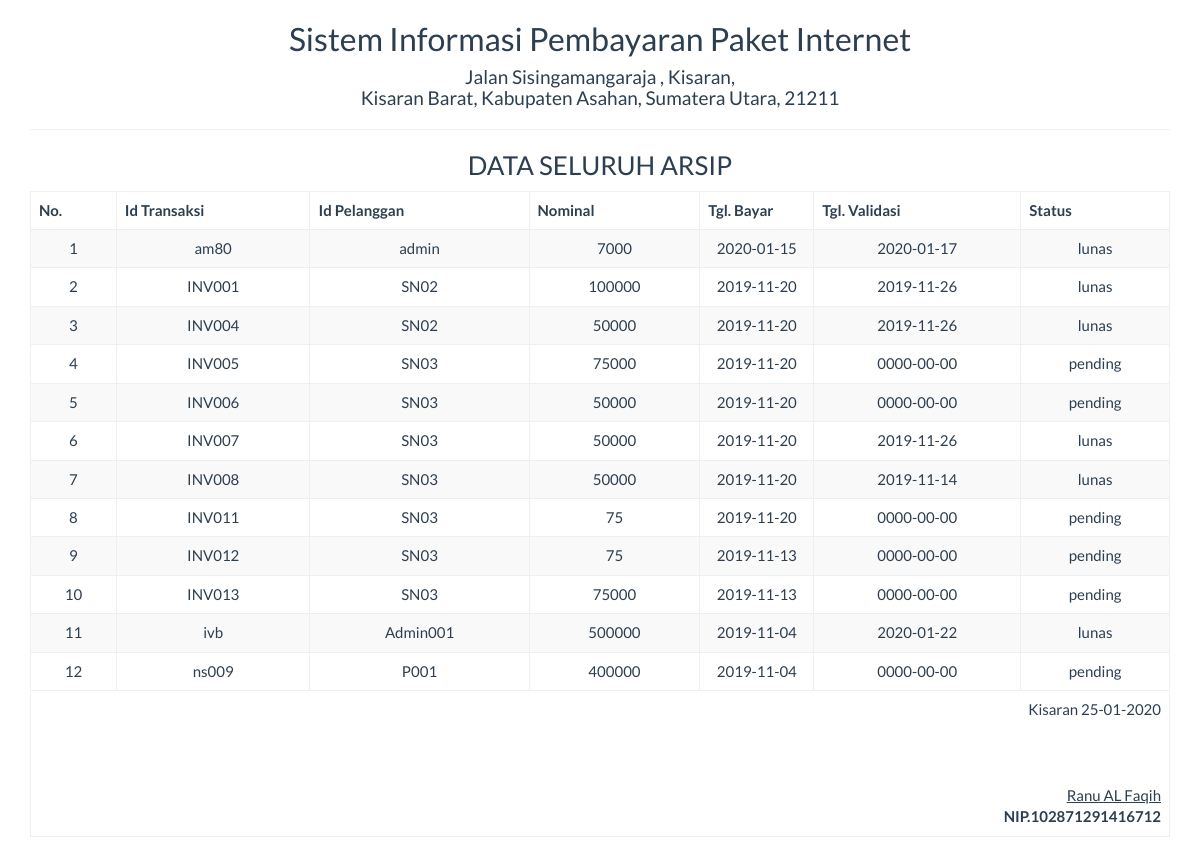
Page /report/arsip_semua.php on the committed database.
### tables this page shows
CREATE TABLE IF NOT EXISTS `t_transaksi` (
  `id_transaksi` varchar(30) NOT NULL,
  `id_pelanggan` varchar(50) NOT NULL,
  `nominal` int(7) NOT NULL,
  `bukti` varchar(50) NOT NULL,
  `tgl_bayar` date NOT NULL,
  `tgl_validasi` date NOT NULL,
  `status` enum('pending','lunas') NOT NULL
);

### report/arsip_semua.php (the view, shortened to what this page needs)
<!DOCTYPE html>
<html>
    <head>
        <link href="../Assets/css/bootstrap.min.css" rel="stylesheet" type="text/css"/>
    </head>
    <body onload="print()">
        <?php
        include '../config/koneksi.php';
        ?>
        <div class="container">
            <div class='row'>
                <div class="col-sm-12">
                    <div class="text-center">
                        <h2>Sistem Informasi Pembayaran Paket Internet </h2>
                        <h4>Jalan Sisingamangaraja , Kisaran,  <br> Kisaran Barat, Kabupaten Asahan, Sumatera Utara, 21211</h4>
                        <hr>
                        <h3>DATA SELURUH ARSIP</h3>
                        <table class="table table-bordered table-striped table-hover">
                        <tbody>
                                <thead>
								<tr>
                                <th>No.</th><th width="17%">Id Transaksi</th><th>Id Pelanggan</th><th width="15%">Nominal</th><th width="10%">Tgl. Bayar</th><th>Tgl. Validasi</th><th>Status</th>
                            </tr>
								</thead>
							<tbody>
                            <?php
                            $sql = "SELECT * FROM t_transaksi";
                            $query = mysqli_query($koneksi, $sql) or die("SQL Anda Salah");
                            $nomor = 0;
                            while ($data = mysqli_fetch_array($query)) {
                                $nomor++;
                                ?>
                               <tr>
                                    <td><?= $nomor ?></td>
                                    <td><?= $data['id_transaksi'] ?></td>
                                    <td><?= $data['id_pelanggan'] ?></td>
                                    <td><?= $data['nominal'] ?></td>
                                    <td><?= $data['tgl_bayar'] ?></td>
                                    <td><?= $data['tgl_validasi'] ?></td>
                                    <td><?= $data['status'] ?></td>
                                </tr>
                            <?php } ?>
							</tbody>
                        </tbody>
                            <tfoot>
                                <tr>
                                    <td colspan="8" class="text-right">
                                        Kisaran  <?= date("d-m-Y") ?>
                                        <br><br><br><br>
                                        <u>Ranu AL Faqih<strong></u><br>
                                        NIP.102871291416712
									</td>
								</tr>
							</tfoot>
                        </table>
                    </div>
                </div>
            </div>
    </body>
</html>

### rows in the picture
t_transaksi: id_transaksi "am80", id_pelanggan "admin", nominal "7000", tgl_bayar "2020-01-15", tgl_validasi "2020-01-17", status "lunas"
t_transaksi: id_transaksi "INV001", id_pelanggan "SN02", nominal "100000", tgl_bayar "2019-11-20", tgl_validasi "2019-11-26", status "lunas"
t_transaksi: id_transaksi "INV004", id_pelanggan "SN02", nominal "50000", tgl_bayar "2019-11-20", tgl_validasi "2019-11-26", status "lunas"
t_transaksi: id_transaksi "INV005", id_pelanggan "SN03", nominal "75000", tgl_bayar "2019-11-20", tgl_validasi "0000-00-00", status "pending"
t_transaksi: id_transaksi "INV006", id_pelanggan "SN03", nominal "50000", tgl_bayar "2019-11-20", tgl_validasi "0000-00-00", status "pending"
t_transaksi: id_transaksi "INV007", id_pelanggan "SN03", nominal "50000", tgl_bayar "2019-11-20", tgl_validasi "2019-11-26", status "lunas"
t_transaksi: id_transaksi "INV008", id_pelanggan "SN03", nominal "50000", tgl_bayar "2019-11-20", tgl_validasi "2019-11-14", status "lunas"
t_transaksi: id_transaksi "INV011", id_pelanggan "SN03", nominal "75", tgl_bayar "2019-11-20", tgl_validasi "0000-00-00", status "pending"
t_transaksi: id_transaksi "INV012", id_pelanggan "SN03", nominal "75", tgl_bayar "2019-11-13", tgl_validasi "0000-00-00", status "pending"
t_transaksi: id_transaksi "INV013", id_pelanggan "SN03", nominal "75000", tgl_bayar "2019-11-13", tgl_validasi "0000-00-00", status "pending"
t_transaksi: id_transaksi "ivb", id_pelanggan "Admin001", nominal "500000", tgl_bayar "2019-11-04", tgl_validasi "2020-01-22", status "lunas"
t_transaksi: id_transaksi "ns009", id_pelanggan "P001", nominal "400000", tgl_bayar "2019-11-04", tgl_validasi "0000-00-00", status "pending"
